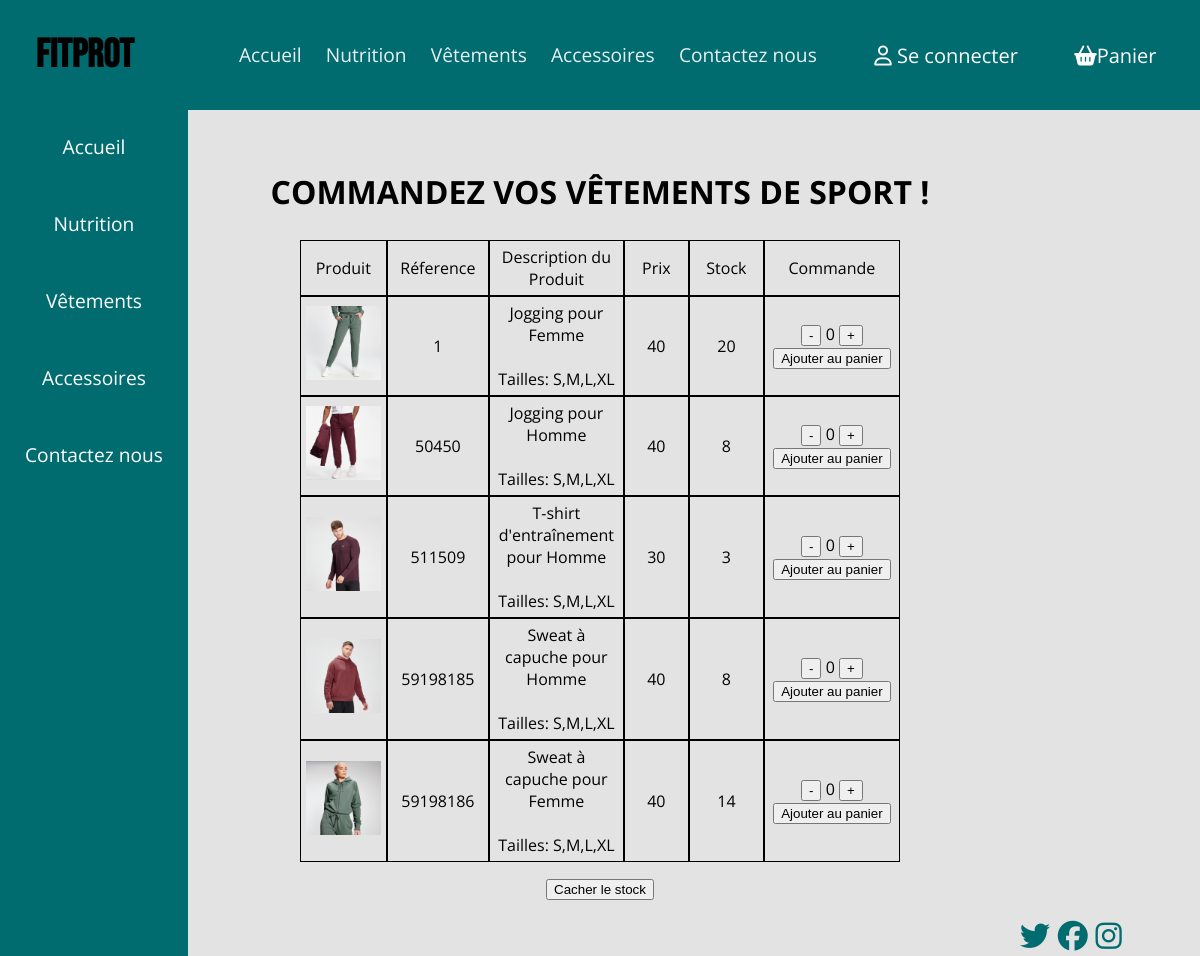
/vetements.php, run on the app's committed database.
### tables this page shows
CREATE TABLE IF NOT EXISTS `produit` (
  `categorie` varchar(50) NOT NULL,
  `image` varchar(100) NOT NULL,
  `ref` int NOT NULL AUTO_INCREMENT,
  `description` varchar(100) NOT NULL,
  `prix` float NOT NULL,
  `stock` int NOT NULL,
  PRIMARY KEY (`ref`)
);

### connexionBDD.php (the view)
<!DOCTYPE html>
<html>
 <?php
            function requête($sql){
                $servname = 'localhost';
                $dbname = 'fitprot';
                $user = 'root';
                $pass = 'eisti0001';
                try{
                    $dbco = new PDO("mysql:host=$servname;dbname=$dbname", $user, $pass);
                    $dbco->setAttribute(PDO::ATTR_ERRMODE, PDO::ERRMODE_EXCEPTION);
                    $stmt = $dbco->prepare($sql);
                    $stmt->execute();
                    $rowAll = $stmt->fetchAll(PDO::FETCH_BOTH);
                    echo"<table>
                    <tr>
                    <td>Produit</td>
                    <td>Réference</td>
                    <td>Description du Produit</td>
                    <td>Prix</td>
                    <td class='stock'>Stock</td>
                    <td>Commande</td>
                    </tr>";
                    $i = 1;
                    foreach( $rowAll as $row )
                    {
                        echo "
                        <tr>
                        <td class='vetements'> <img src =".$row['image']." alt='T-shirt d'entraînement pour Homme' onclick='zoom(this.id)' id='t-shirt'> </td>
                        <td class='ref'>".$row['ref']."</td>
                        <td>".$row['description']."<br></br> Tailles: S,M,L,XL</td>
                        <td>".$row['prix']."</td>
                        <td class='stock'>".$row['stock']."</td>
                        <td>
                        <input type='button' value='-' id='btn-".$i."' onclick='moins(this.id)'>
                        <span class='nb-article'>0</span>
                        <input type='button' value='+' id='btn+".$i."' onclick='plus(this.id)'>
                        <input type='submit' value='Ajouter au panier' id='btn-add-panier onclick=MajStock()'>
                        </td>
                        </tr>";
                        $i++;
                    }
                    echo'</table>';
                }
                catch(PDOException $e){
                echo "Erreur : " . $e->getMessage();
                }
            }
        ?>
</html>

### vetements.php (shortened to what this page needs)
<!DOCTYPE html>
<html>
<head>
    <link rel="stylesheet" type="text/css" href="CSS/site.css">
    <link rel="stylesheet" href="CSS/produits.css">
</head>
<?php
    include 'header.php';
?>
<body>
   <?php
        include 'divGauche.php';
   ?>
        <h2>Commandez vos vêtements de sport !</h2>
        <?php
            include 'connexionBDD.php';
            requête("SELECT * FROM produit WHERE categorie LIKE '%vetement%';");
        ?>
        <form>
            <div id="cacherStock">
                <input id="btn-cacher" onclick='cacher()' value="Cacher le stock" type="button">
            </div>
        </form>
</body>
<footer>
    <div class="icons">
        <a href="www.twitter.fr"><i class="fab fa-twitter"></i></a>
        <a href="www.facebook.fr"><i class="fab fa-facebook"></i></a>
        <a href="www.instagram.fr"><i class="fab fa-instagram"></i></a>
    </div>
</footer>
</html>

### header.php (shortened to what this page needs)
<?php
    if (@$_SESSION["verif"] != "oui"){
        echo '<header class="entete">
            <h1 id="logo"><a href="index.php"> FitProt </a></h1>
                <nav>
                    <ul>
                        <li><a href="index.php">Accueil</a></li>
                        <li class="deroulant"><a href="nutrition.php">Nutrition</a></li>
                        <li class="deroulant"><a href="vetements.php">Vêtements</a></li>
                        <li><a href="accessoires.php">Accessoires</a></li>
                        <li><a href="contact.php">Contactez nous</a></li>
                    </ul>
                </nav>
                <div class="compte"><a href="connexion.php"><i class="far fa-user"></i> Se connecter </a></div>
                <div class="compte"><a href="panier.php"><i class="fas fa-shopping-basket"></i>Panier</a></div>
                </header>
        ';
    }
?>

### divGauche.php
<?php
echo '<div class="milieu">
            <div class="gauche">
                <div class="nav2">
                    <div class="barre"></div>
                    <ul>
                        <li><a href="index.php">Accueil</a></li>
                        <li class="deroulant"><a href="nutrition.php">Nutrition</a></li>
                        <li class="deroulant"><a href="vetements.php">Vêtements</a></li>
                        <li><a href="accessoires.php">Accessoires</a></li>
                        <li><a href="contact.php">Contactez nous</a></li>
                    </ul>
                </div>
            </div>
        </div>';

### CSS/site.css (style rules this page uses)
body { font-family: 'Open Sans', sans-serif; padding: 0; margin: 0; background-color: rgb(227, 227, 227); }
h2 { text-align: center; text-transform: uppercase; padding-top: 30px; font-size: 2em; }
body h2 { padding-top: 20px; margin-top: 0; }
header { display: flex; background-color:rgb(0, 108, 112); width: 100%; }
.entete { display: flex; }
nav { width: 80%; opacity: 0.9; padding: 15px; padding-left: 0; text-align: center; }
nav li { background-color: rgb(0, 108, 112); display: inline-block; padding: 10px; font-size: 1.2em; }
header li a { color: white; }
a:link { text-decoration: none; }
#logo { margin: auto; font-family: 'Bebas Neue', cursive; font-size: 2.5em; font-weight: bold; float: left; width: 20%; text-align: center; }
#logo a { text-decoration: none; color: black; }
.compte { margin: auto; font-size: 20px; float: right; width: 20%; text-align: center; }
.compte a { text-decoration: none; color: white; }
.nav2 { text-align: center; position: fixed; height: 2000px; background-color: rgb(0, 108, 112); top: 108px; }
.nav2 ul { margin: 0; padding: 0; }
.nav2 li { background-color: rgb(0, 108, 112); display: block; padding: 25px; font-size: 1.2em; }
.nav2 li a { color: white; text-decoration: none; }
img { width: 100%; }
table td { border: 1px solid black; padding: 5px; width: 150px; text-align: center; }
table { border-spacing: 0px; width: 50%; margin: 0 auto; }
.milieu { width: 100%; padding-top: 40px; }
.gauche { width: 15%; }
header li::after { content: ""; height: 1px; background-color: white; width: 0%; display: block; transition: 0.5s; margin: 0 auto; }
.icons { float: right; font-size: 30px; width: 6em; display: inline; }
.icons a { color: rgb(0, 108, 112); }
#cacherStock { padding: 15px; text-align: center; }

### CSS/produits.css (style rules this page uses)
table { display: block; }

### data on the page
produit: image (picture), ref "1", description "Jogging pour Femme", prix "40", stock "20"
produit: image (picture), ref "50450", description "Jogging pour Homme", prix "40", stock "8"
produit: image (picture), ref "511509", description "T-shirt d'entraînement pour Homme", prix "30", stock "3"
produit: image (picture), ref "59198185", description "Sweat à capuche pour Homme", prix "40", stock "8"
produit: image (picture), ref "59198186", description "Sweat à capuche pour Femme", prix "40", stock "14"
